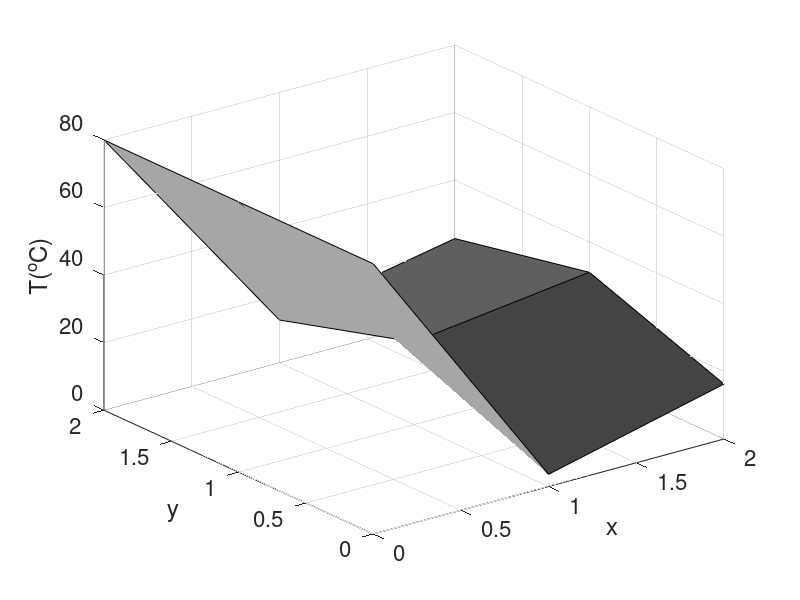
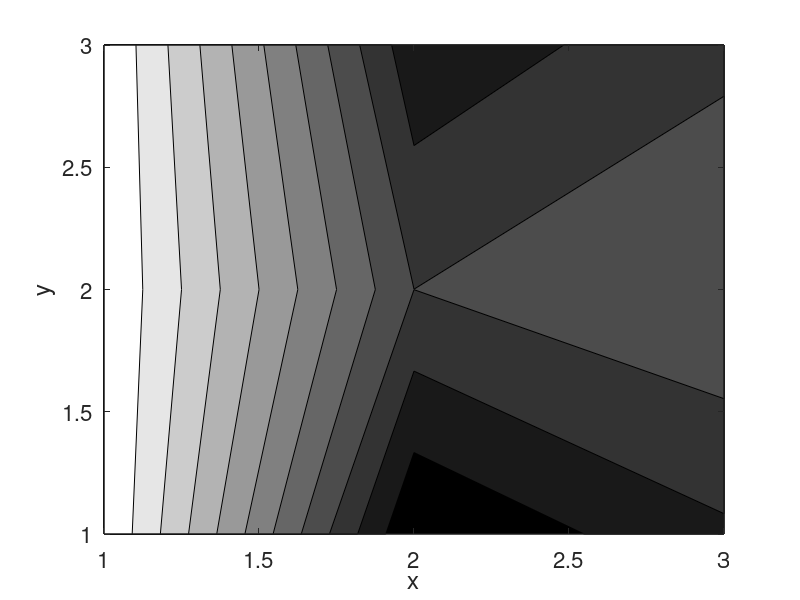

The MATLAB script that drew these images, in order:
clear all;
load feT.dat;                 % load the results from the analysis
[x,y]=meshgrid(0:2/2:2,0:2/2:2);  % 2-D grid coordinates of the mesh
sx=x(1,1);     sy=y(1,1);     % lower-left corner of the domain
dx=x(1,2)-sx;  dy=y(2,1)-sy;  % size of the elements in x and y
T=x*0;                        % empty T matrix
n_nodes=size(feT,1);          % total number of nodes
% for-loop: set the temperature for each of the mesh grid points
for i=1:n_nodes
  xp=feT(i,2);
  yp=feT(i,3);
  col=round((xp-sx)/dx+1);
  row=round((yp-sy)/dy+1);
  T(row,col)=feT(i,4);
end
% surface plot of temperature
figure(1);
colormap(gray(256) );  % set up gray scale colormap
surf(x,y,T);
caxis([-50 150]);
set(gca,'fontsize',16);
xlabel('x');
ylabel('y');
zlabel('T(^oC)');
% contour plot of temperature
figure(2)
colormap(gray(256) );  % set up gray scale colormap
contourf(T);
set(gca,'fontsize',16);
xlabel('x');
ylabel('y');
